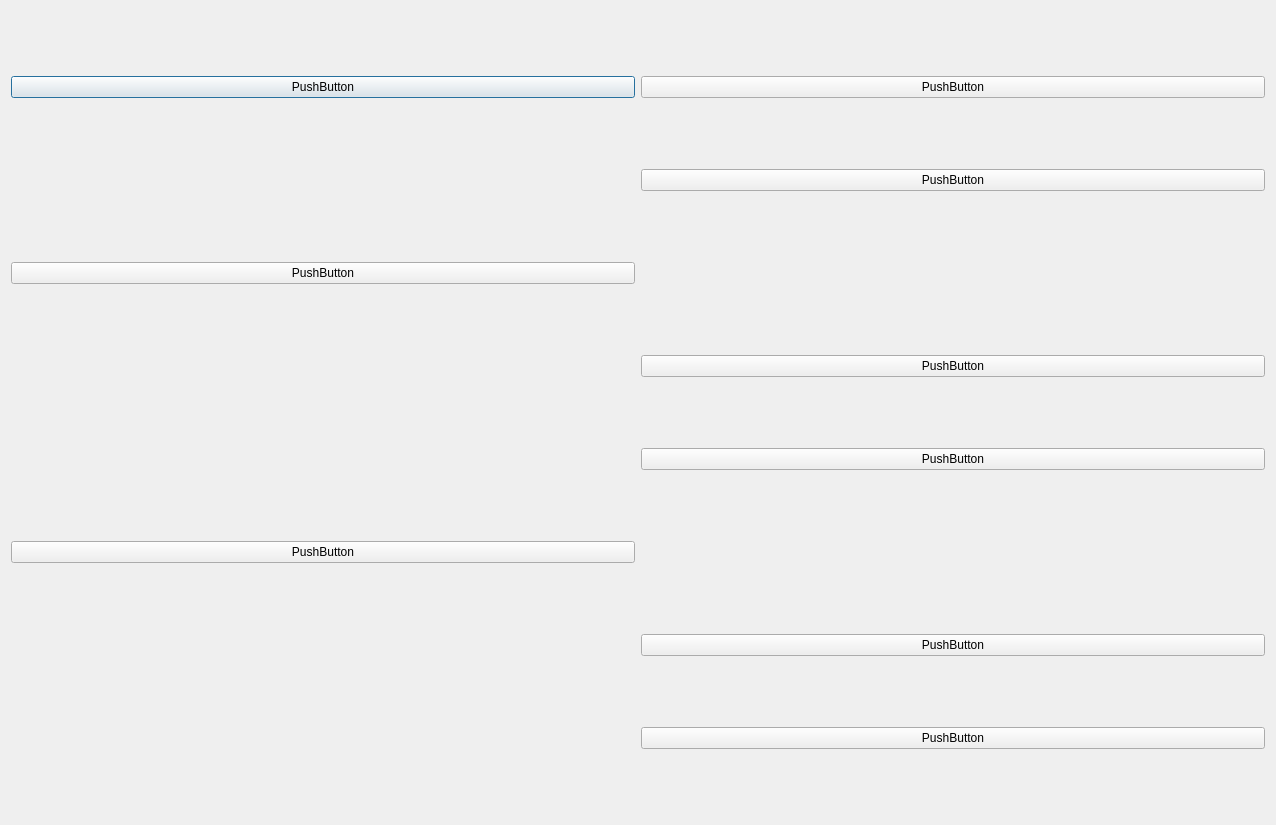
<?xml version="1.0" encoding="UTF-8"?>
<ui version="4.0">
 <class>buildSurvey</class>
 <widget class="QDialog" name="buildSurvey">
  <property name="geometry">
   <rect>
    <x>0</x>
    <y>0</y>
    <width>1276</width>
    <height>825</height>
   </rect>
  </property>
  <property name="windowTitle">
   <string>Dialog</string>
  </property>
  <layout class="QGridLayout" name="gridLayout">
   <item row="0" column="0">
    <widget class="QPushButton" name="pushButton">
     <property name="text">
      <string>PushButton</string>
     </property>
    </widget>
   </item>
   <item row="0" column="1">
    <widget class="QPushButton" name="pushButton_3">
     <property name="text">
      <string>PushButton</string>
     </property>
    </widget>
   </item>
   <item row="1" column="1">
    <widget class="QPushButton" name="pushButton_2">
     <property name="text">
      <string>PushButton</string>
     </property>
    </widget>
   </item>
   <item row="2" column="0">
    <widget class="QPushButton" name="pushButton_4">
     <property name="text">
      <string>PushButton</string>
     </property>
    </widget>
   </item>
   <item row="3" column="1">
    <widget class="QPushButton" name="pushButton_5">
     <property name="text">
      <string>PushButton</string>
     </property>
    </widget>
   </item>
   <item row="4" column="1">
    <widget class="QPushButton" name="pushButton_6">
     <property name="text">
      <string>PushButton</string>
     </property>
    </widget>
   </item>
   <item row="5" column="0">
    <widget class="QPushButton" name="pushButton_7">
     <property name="text">
      <string>PushButton</string>
     </property>
    </widget>
   </item>
   <item row="6" column="1">
    <widget class="QPushButton" name="pushButton_8">
     <property name="text">
      <string>PushButton</string>
     </property>
    </widget>
   </item>
   <item row="7" column="1">
    <widget class="QPushButton" name="pushButton_9">
     <property name="text">
      <string>PushButton</string>
     </property>
    </widget>
   </item>
  </layout>
 </widget>
 <resources/>
 <connections/>
</ui>
